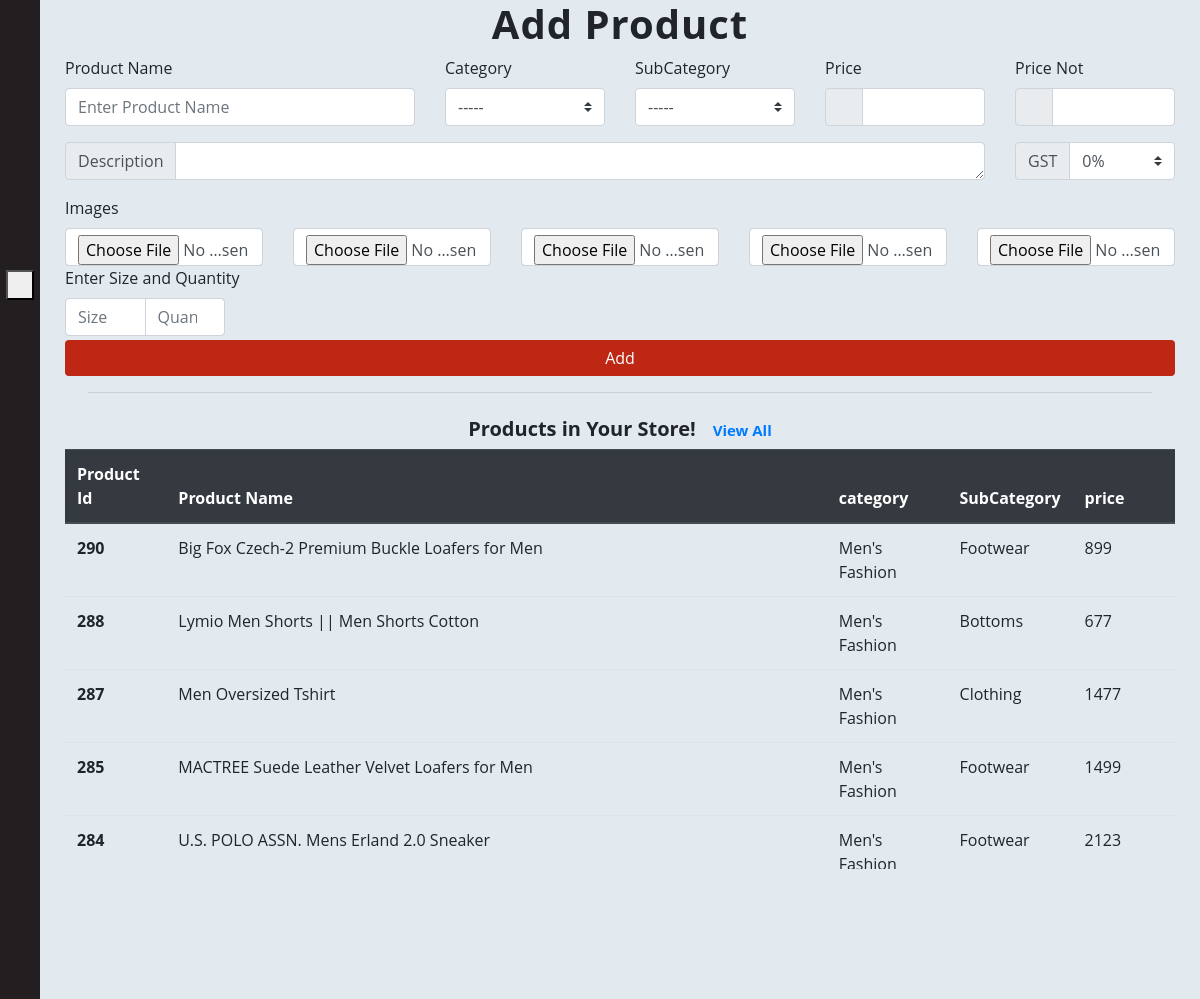
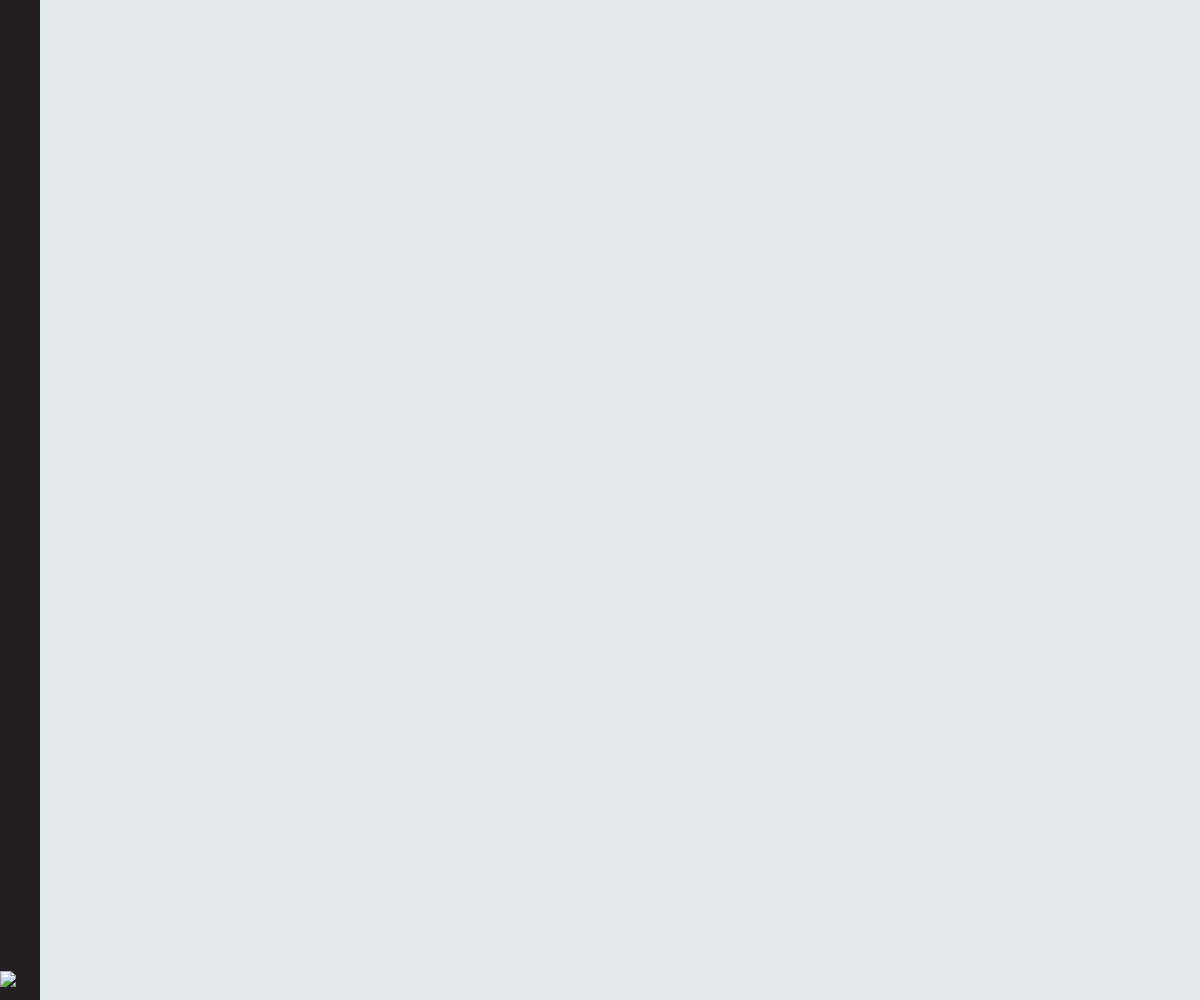
Page /seller/add_product/ (signed in) on the committed database (2 pictures, top to bottom).
### saler/models.py (models this page shows, shortened)
class Product(models.Model):
	GST_CHOICES = (("0",'0'),("3",'3'),("5",'5'),("12",'12'),("18",'18'),("28",'28'))
	product_id = models.BigAutoField(primary_key=True)
	product_id2 = models.CharField(max_length=100,default='')
	shop = models.ForeignKey(User, on_delete=models.CASCADE,default='')
	product_name = models.CharField(max_length=100)
	category = models.ForeignKey(category, default="", verbose_name="Category", on_delete=models.SET_DEFAULT, null=True)
	subcategory = models.CharField(max_length=50, default="")
	price = models.IntegerField(default=0)
	price_not = models.IntegerField(default=999)
	desc = models.TextField()
	gst = models.CharField(default='0',max_length=3,choices=GST_CHOICES)
	pub_date = models.DateField(auto_now=True)
	image1 = models.ImageField(upload_to='products/images', default="",null=True)
	image2 = models.ImageField(upload_to='products/images', default="",null=True,blank=True)
	image3 = models.ImageField(upload_to='products/images', default="",null=True,blank=True)
	image4 = models.ImageField(upload_to='products/images', default="",null=True,blank=True)
	image5 = models.ImageField(upload_to='products/images', default="",null=True,blank=True)

class category(models.Model):
	name = models.CharField(max_length=50, default="")
	sub_Categories  = models.TextField(default="")
	def __str__(self):
		return f'{self.name}'

### saler/views.py (the view, shortened to what this page needs)
# urls.py: path('add_product/', views.add_product, name="add_product"),
@login_required
def add_product(request):
	if request.user.is_superuser or request.user.is_staff:
		prod = [p for p in Product.objects.all() if p.shop == request.user]
		if request.method == 'GET':
			pro_id = request.GET.get('pro_id', 0)
			del_prod = [p.product_id for p in Product.objects.all() if p.shop == request.user]
			if int(pro_id) in del_prod:
				Product.objects.filter(product_id=int(pro_id))[0].delete()
				messages.success(request, f'The Product of id {pro_id} is deleted !')
				return redirect('/seller/add_product/')
		subcat=[]
		for cat in category.objects.all():
			x = cat.sub_Categories.split(',')
			x.insert(0, cat)
			subcat.append(x)
		params = {
			'prod':prod[::-1][0:20],
			'cart_element_no' : len([p for p in MyCart.objects.all() if p.user == request.user]),
			'subcat':subcat,
			}
		return render(request, 'saler/add_product.html',params)
	else:
		return redirect("/")

### saler/templates/saler/add_product.html (shortened to what this page needs)
{% extends 'saler/base.html' %}
{% load crispy_forms_tags %}
{% block saler_body %}
<div class="container">
	<h1 style="text-align: center; letter-spacing: 1px; font-family: Sans-Serif Fonts; font-weight: bolder;">Add Product
	</h1>
	<form method="post" enctype="multipart/form-data">{% csrf_token %}
		<div class="row">
			<div class="col-md">
			  <div class="form-group">
			    <label for="ProductName">Product Name</label>
			    <input type="text" class="form-control" id="ProductName" name="prod_name" placeholder="Enter Product Name" required>
			  </div>
			</div>
			<div class="col-md-2">
			    <label for="ProductName">Category</label>
				<select class="custom-select" name="category" id="id_category">
				  <option selected>-----</option>
				</select>
			</div>
			<div class="col-md-2">
				<label for="ProductName">SubCategory</label>
				<select class="custom-select" name="subcategory" id="id_subcategory" >
					<option selected>-----</option>
				</select>
			</div>
			<div class="col-md-2">
				<label for="ProductName">Price</label>
				<div class="input-group mb-3">
				  <div class="input-group-prepend">
				    <span class="input-group-text"><i class="fa fa-inr" aria-hidden="true"></i></span>
				  </div>
				  <input type="number" class="form-control" aria-label="Amount (to the nearest dollar)" name="price" required>
				</div>
			</div>
			<div class="col-md-2">
				<label for="ProductName">Price Not</label>
				<div class="input-group mb-3">
				  <div class="input-group-prepend">
				    <span class="input-group-text"><i class="fa fa-inr" aria-hidden="true"></i></span>
				  </div>
				  <input type="number" class="form-control" aria-label="Amount (to the nearest dollar)" name="price_not" required>
				</div>
			</div>
		</div>
		<div class="row">
			<div class="col-md-10">
				<div class="input-group">
				  <div class="input-group-prepend">
				    <span class="input-group-text">Description</span>
				  </div>
				  <textarea class="form-control" rows="1" aria-label="With textarea" name="desc"></textarea>
				</div>
			</div>
			<div class="col-md-2">
				<div class="input-group mb-3">
				  <div class="input-group-prepend">
				    <label class="input-group-text" for="inputGroupSelect01">GST</label>
				  </div>
				<select class="custom-select" id="inputGroupSelect01" name="gst" id="inputGroupSelect01">
				  <option value="0" selected>0%</option>
				</select>
			</div>
		</div>
		</div>
		<label for="ProductName">Images</label>
		<div class="row">
			<div class="col-md">
				<input type="file" name="image1" accept="image/*" class="clearablefileinput form-control" required>
			</div>
			<div class="col-md">
				<input type="file" name="image2" accept="image/*" class="clearablefileinput form-control">
			</div>
			<div class="col-md">
				<input type="file" name="image3" accept="image/*" class="clearablefileinput form-control">
			</div>
			<div class="col-md">
				<input type="file" name="image4" accept="image/*" class="clearablefileinput form-control">
			</div>
			<div class="col-md">
				<input type="file" name="image5" accept="image/*" class="clearablefileinput form-control">
			</div>
		</div>
		<label>Enter Size and Quantity</label>
		<div class="row pb-1" id="sizes">
			<div class="col-sm-2">
				<div class="input-group">
				  <input type="text" aria-label="Size" class="form-control" placeholder="Size" name="size1" >
				  <input type="number" aria-label="Quantity" class="form-control" placeholder="Quantity" name="quantity1" >
				</div>
			</div>
			<i class="fa fa-plus-circle pt-1" aria-hidden="true" style="font-size: 30px;" onclick="addsizequn()"id='pls'></i>
		</div>
		<button type="submit" class="btn btn-primary"
			style="background-color: #be2714; border: none; width: 100%;">Add</button>
	</form>
</div>
<hr class="mr-5 ml-5 pb-2">
<div class="container">
	<h5 style="text-align: center; font-weight: bold;">Products in Your Store! <a href="{% url 'view_products' %}"
			style="font-size: 15px;"><i class="fa fa-eye" aria-hidden="true"></i>View All</a></h5>
	<div style="max-height: 420px; overflow-y: scroll;">
		<table class="table">
			<thead class="thead-dark">
				<tr>
					<th scope="col">Product Id</th>
					<th scope="col">Product Name</th>
					<th scope="col">category</th>
					<th scope="col">SubCategory</th>
					<th scope="col">price</th>
					<th scope="col" style="text-align: right;"><i class="fa fa-trash" aria-hidden="true"></i></th>
				</tr>
			</thead>
			<tbody>
				{% for pr in prod %}
				<tr>
					<th scope="row">{{pr.product_id}}</th>
					<td>{{pr.product_name}}</td>
					<td>{{pr.category}}</td>
					<td>{{pr.subcategory}}</td>
					<td>{{pr.price}}</td>
					<form>
						<td style="text-align: right;"><button type="submit" class="btn" style="margin: 0;padding: 0"><i
									class="fa fa-trash" aria-hidden="true"></i></button></td>
					</form>
				</tr>
				{% endfor %}
			</tbody>
		</table>
	</div>
</div>
{% endblock saler_body %}

### rows in the picture
Product: product_id "290", product_name "Big Fox Czech-2 Premium Buckle Loafers for Men", category "Men's Fashion", subcategory "Footwear", price "899"
Product: product_id "288", product_name "Lymio Men Shorts || Men Shorts Cotton", category "Men's Fashion", subcategory "Bottoms", price "677"
Product: product_id "287", product_name "Men Oversized Tshirt", category "Men's Fashion", subcategory "Clothing", price "1477"
Product: product_id "285", product_name "MACTREE Suede Leather Velvet Loafers for Men", category "Men's Fashion", subcategory "Footwear", price "1499"
Product: product_id "284", product_name "U.S. POLO ASSN. Mens Erland 2.0 Sneaker", category "Men's…", subcategory "Footwear", price "2123"
